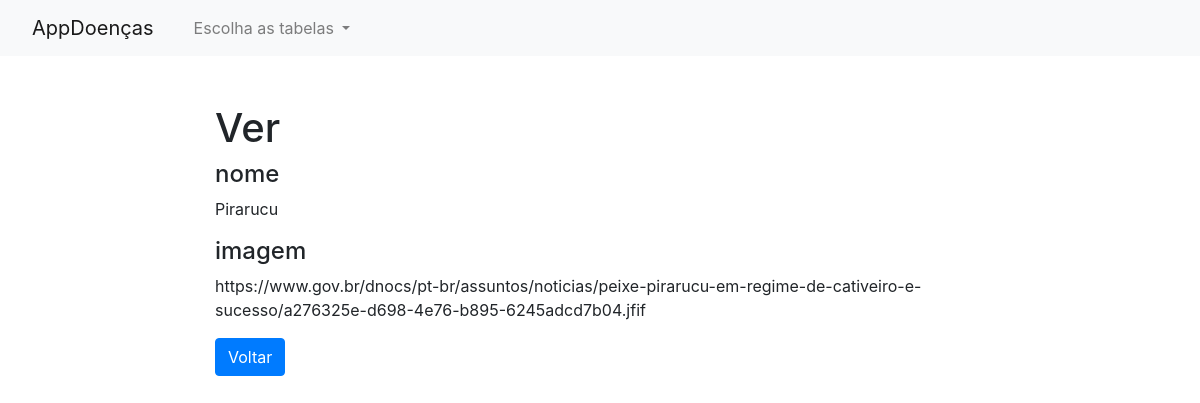
The page /especie-read.php?id=8 on the database its author committed.
### tables this page shows
CREATE TABLE `especie` (
  `id` int(11) NOT NULL,
  `nome` text NOT NULL,
  `imagem` text NOT NULL
);

### especie-read.php (the view, shortened to what this page needs)
<?php
if(isset($_GET["id"]) && !empty($_GET["id"])){
    require_once "config.php";
    $sql = "SELECT * FROM especie WHERE id = ?";
    if($stmt = mysqli_prepare($link, $sql)){
        $param_id = trim($_GET["id"]);
		if (is_int($param_id)) $__vartype = "i";
		elseif (is_string($param_id)) $__vartype = "s";
		elseif (is_numeric($param_id)) $__vartype = "d";
		else $__vartype = "b";
        mysqli_stmt_bind_param($stmt, $__vartype, $param_id);
        if(mysqli_stmt_execute($stmt)){
            $result = mysqli_stmt_get_result($stmt);
            if(mysqli_num_rows($result) == 1){
                $row = mysqli_fetch_array($result, MYSQLI_ASSOC);
            } else{
                header("location: error.php");
                exit();
            }
        } else{
            echo "Tente novamente!<br>".$stmt->error;
        }
    }
} else{
    header("location: error.php");
    exit();
}
?>
<!DOCTYPE html>
<html lang="en">
<head>
    <link rel="stylesheet" href="https://stackpath.bootstrapcdn.com/bootstrap/4.5.0/css/bootstrap.min.css">
</head>
<?php require_once('navbar.php'); ?>
<body>
    <section class="pt-5">
        <div class="container-fluid">
            <div class="row">
                <div class="col-md-8 mx-auto">
                    <div class="page-header">
                        <h1>Ver</h1>
                    </div>
                     <div class="form-group">
                            <h4>nome</h4>
                            <p class="form-control-static"><?php echo $row["nome"]; ?></p>
                        </div><div class="form-group">
                            <h4>imagem</h4>
                            <p class="form-control-static"><?php echo $row["imagem"]; ?></p>
                        </div>
                    <p><a href="especie-index.php" class="btn btn-primary">Voltar</a></p>
                </div>
            </div>
        </div>
    </section>
</body>
</html>

### rows shown on the page
especie: nome "Pirarucu", imagem "https://www.gov.br/dnocs/pt-br/assuntos/noticias/peixe-pirarucu-em-regime-de-cativeiro-e-sucesso/a276325e-d698-4e76-b895-6245adcd7b04.jfif"
